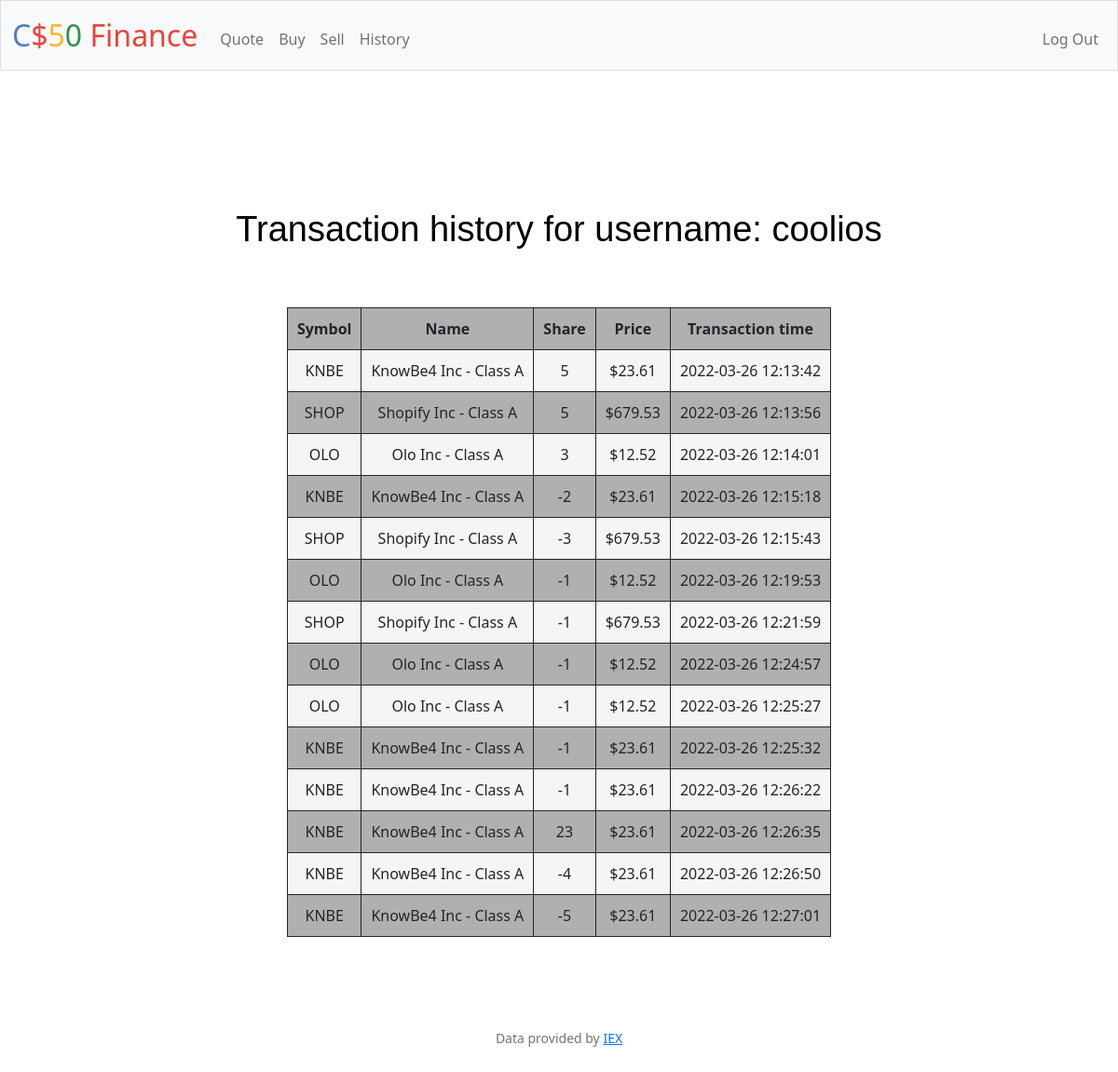
Page /history (signed in) on the committed database.
### tables this page shows
CREATE TABLE users (id INTEGER PRIMARY KEY AUTOINCREMENT NOT NULL, username TEXT NOT NULL, hash TEXT NOT NULL, cash NUMERIC NOT NULL DEFAULT 10000.00);

CREATE TABLE purchase_records (id INTEGER PRIMARY KEY AUTOINCREMENT NOT NULL, UserID INTEGER NOT NULL, Symbol TEXT NOT NULL, Name TEXT NOT NULL, Shares INTEGER NOT NULL, Price NUMERIC NOT NULL, MarketCap NUMERIC NOT NULL, HoldingsValue NUMERIC NOT NULL, Time TEXT NOT NULL, LatestPrice NUMERIC NOT NULL, LatestMarketCap NUMERIC NOT NULL, LatestHoldingsValue NUMERIC NOT NULL, PERCENTAGE INT NOT NULL);

### app.py (the view)
@app.route("/history")
@login_required
def history():
    UserId = session["user_id"]
    OtherInfo = db.execute("SELECT username, cash FROM users WHERE id = ?", UserId)
    username = OtherInfo[0]["username"]
    try:
        con = sql.connect("finance.db")
        con.row_factory = sql.Row
        curs = con.cursor()
        output_details = "SELECT Symbol, Name, Shares, Price, time FROM purchase_records WHERE UserID = {}".format(UserId)
        curs.execute(output_details)
        rows = curs.fetchall()
    except sql.Error as error:
        print("Failed to select multiple records of sqlite table", error)
    finally:
        if con:
            con.close()
            print("The SQLite connection is closed")
    return render_template("history.html", rows=rows, username=username)

### app.py (called while the page is built)
@app.after_request
def after_request(response):
    response.headers["Cache-Control"] = "no-cache, no-store, must-revalidate"
    response.headers["Expires"] = 0
    response.headers["Pragma"] = "no-cache"
    return response

### helpers.py (called while the page is built)
def login_required(f):
    @wraps(f)
    def decorated_function(*args, **kwargs):
        if session.get("user_id") is None:
            return redirect("/login")
        return f(*args, **kwargs)
    return decorated_function

def usd(value):
    return f"${value:,.2f}"

### templates/history.html (shortened to what this page needs)
{% extends "layout.html" %}
{% block main %}
<div> <h1>Transaction history for username: {{ username }}</h1> </div>
<table>
    <tr>
      <th>Symbol</th>
      <th>Name</th>
      <th>Share</th>
      <th>Price</th>
      <th>Transaction time </th>
    </tr>
    {% for row in rows %}
        <tr>
                <td>{{ row[0] }}</td>
                <td>{{ row[1] }}</td>
                <td>{{ row[2] }}</td>
                <td>{{ row[3] | usd }}</td>
                <td>{{ row[4] }}</td>
        </tr>
    {% endfor %}
</table>
{% endblock %}

### templates/layout.html (shortened to what this page needs)
<!DOCTYPE html>
<html lang="en">
    <head>
        <link href="https://cdn.jsdelivr.net/npm/bootstrap@5.1.3/dist/css/bootstrap.min.css" rel="stylesheet">
        <link href="/static/styles.css" rel="stylesheet">
    </head>
    <body>
        <nav class="bg-light border navbar navbar-expand-md navbar-light">
            <div class="container-fluid">
                <a class="navbar-brand" href="/"><span class="blue">C</span><span class="red">$</span><span class="yellow">5</span><span class="green">0</span> <span class="red">Finance</span></a>
                <div class="collapse navbar-collapse" id="navbar">
                    {% if session["user_id"] %}
                        <ul class="navbar-nav me-auto mt-2">
                            <li class="nav-item"><a class="nav-link" href="/quote">Quote</a></li>
                            <li class="nav-item"><a class="nav-link" href="/buy">Buy</a></li>
                            <li class="nav-item"><a class="nav-link" href="/sell">Sell</a></li>
                            <li class="nav-item"><a class="nav-link" href="/history">History</a></li>
                        </ul>
                        <ul class="navbar-nav ms-auto mt-2">
                            <li class="nav-item"><a class="nav-link" href="/logout">Log Out</a></li>
                        </ul>
                    {% else %}
                        <ul class="navbar-nav ms-auto mt-2">
                            <li class="nav-item"><a class="nav-link" href="/register">Register</a></li>
                            <li class="nav-item"><a class="nav-link" href="/login">Log In</a></li>
                        </ul>
                    {% endif %}
                </div>
            </div>
        </nav>
        <main class="container-fluid py-5 text-center">
            {% block main %}{% endblock %}
        </main>
        <footer class="mb-5 small text-center text-muted">
            Data provided by <a href="https://iexcloud.io/">IEX</a>
        </footer>
    </body>
</html>

### static/styles.css (style rules this page uses)
nav .navbar-brand { font-size: xx-large; }
nav .navbar-brand .blue { color: #537fbe; }
nav .navbar-brand .red { color: #ea433b; }
nav .navbar-brand .yellow { color: #f5b82e; }
nav .navbar-brand .green { color: #2e944b; }
h1 { margin-top: 100px; margin-bottom: 50px; color: #000000; font-size: 38px; font-family: 'Signika', sans-serif; padding-bottom: 10px; }
table, th, td { border: 1px solid; padding: 10px; margin-left: auto; margin-right: auto; margin-top: 50px; margin-bottom: 50px; }
tbody tr:nth-child(odd) { background-color: #B0B0B0; }
tbody tr:nth-child(even) { background-color: #F5F5F5; }
tbody tr { background-image: url(noise.png); }
table { background-color: #ff33cc; }

### rows in the picture
users: username "coolios"
purchase_records: Symbol "KNBE", Name "KnowBe4 Inc - Class A", Shares "5", Price "$23.61", Time "2022-03-26 12:13:42"
purchase_records: Symbol "SHOP", Name "Shopify Inc - Class A", Shares "5", Price "$679.53", Time "2022-03-26 12:13:56"
purchase_records: Symbol "OLO", Name "Olo Inc - Class A", Shares "3", Price "$12.52", Time "2022-03-26 12:14:01"
purchase_records: Symbol "KNBE", Name "KnowBe4 Inc - Class A", Shares "-2", Price "$23.61", Time "2022-03-26 12:15:18"
purchase_records: Symbol "SHOP", Name "Shopify Inc - Class A", Shares "-3", Price "$679.53", Time "2022-03-26 12:15:43"
purchase_records: Symbol "OLO", Name "Olo Inc - Class A", Shares "-1", Price "$12.52", Time "2022-03-26 12:19:53"
purchase_records: Symbol "SHOP", Name "Shopify Inc - Class A", Shares "-1", Price "$679.53", Time "2022-03-26 12:21:59"
purchase_records: Symbol "OLO", Name "Olo Inc - Class A", Shares "-1", Price "$12.52", Time "2022-03-26 12:24:57"
purchase_records: Symbol "OLO", Name "Olo Inc - Class A", Shares "-1", Price "$12.52", Time "2022-03-26 12:25:27"
purchase_records: Symbol "KNBE", Name "KnowBe4 Inc - Class A", Shares "-1", Price "$23.61", Time "2022-03-26 12:25:32"
purchase_records: Symbol "KNBE", Name "KnowBe4 Inc - Class A", Shares "-1", Price "$23.61", Time "2022-03-26 12:26:22"
purchase_records: Symbol "KNBE", Name "KnowBe4 Inc - Class A", Shares "23", Price "$23.61", Time "2022-03-26 12:26:35"
purchase_records: Symbol "KNBE", Name "KnowBe4 Inc - Class A", Shares "-4", Price "$23.61", Time "2022-03-26 12:26:50"
purchase_records: Symbol "KNBE", Name "KnowBe4 Inc - Class A", Shares "-5", Price "$23.61", Time "2022-03-26 12:27:01"
